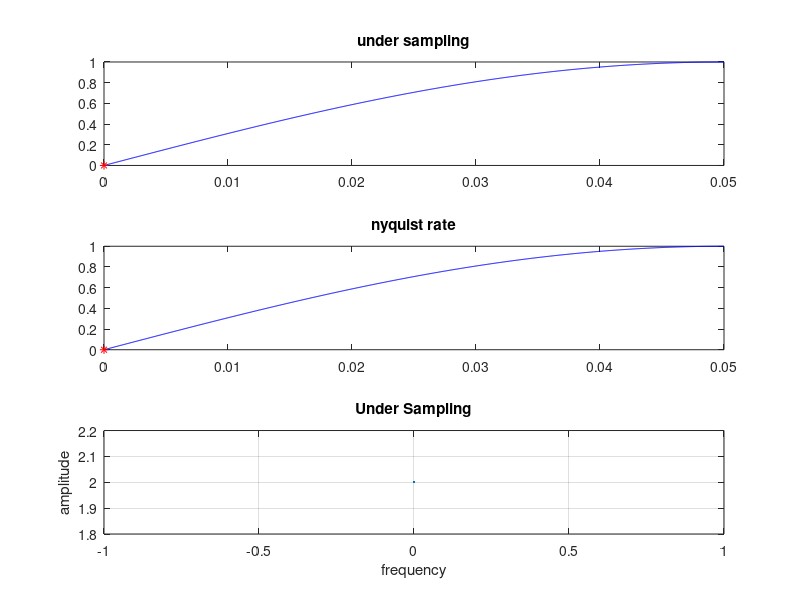
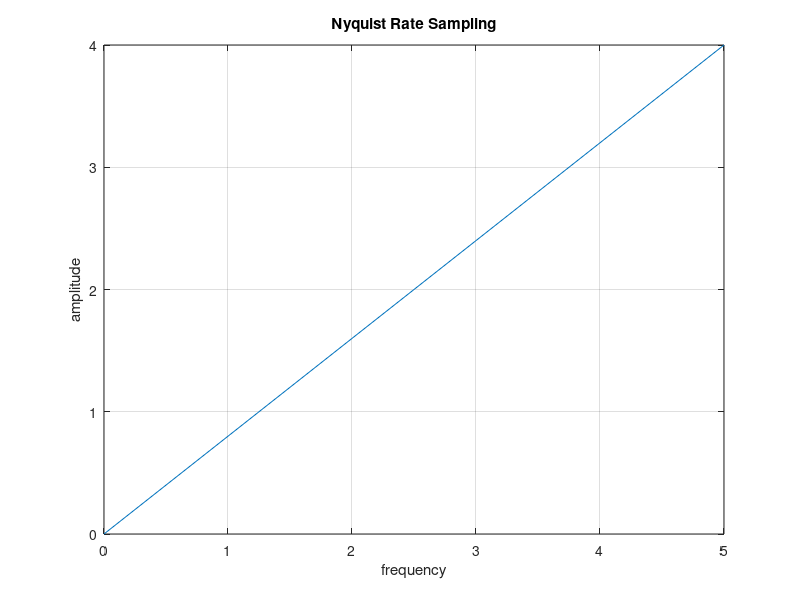
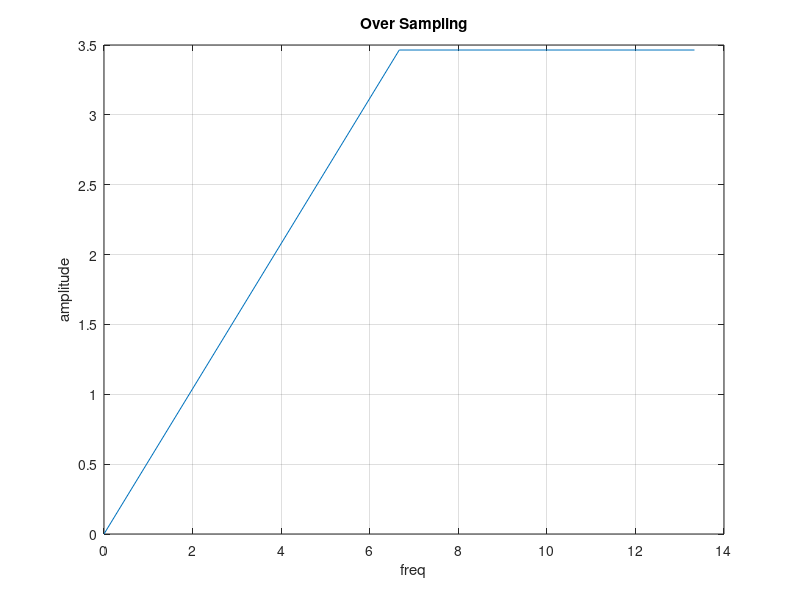

Source code (MATLAB) for these figures, in order:
clc;
clear all;
close all;
tfinal=0.05;
t=0:0.00005:tfinal;
fd=input('Enter the analog frequency:'); xt=sin(2*pi*t*fd);
fs1=1.3*fd;
n1=0:1/fs1:tfinal;
xn=sin(2*pi*n1*fd);
subplot(3,1,1);
plot(t,xt,'b',n1,xn,'r*-');
title('under sampling');
fs2=2*fd;
n2=0:1/fs2:tfinal;
xn=sin(2*pi*n2*fd);
subplot(3,1,2);
plot(t,xt,'b',n2,xn,'r*-');
title('nyquist rate');
fs3=2.5*fd;
n3=0:1/fs3:tfinal;
xn=sin(2*pi*n3*fd);
subplot(3,1,3);
plot(t,xt,'b',n3,xn,'r*-');
title('over sampling');

f1 = input('Enter the first sine wave frequency = '); f2 = input('Enter the second sine wave frequency = '); fn = 2*max(f1,f2);
fs = fn/2;
t = 0:1/fs:0.1;
x = cos(2*pi*f1*t)+cos(2*pi*f2*t);
xk = fft(x);
f = (0:length(xk)-1)*fs/length(xk);
figure(1);
plot(f,abs(xk));
xlabel('frequency');
ylabel('amplitude');
title('Under Sampling');
grid;
fs = fn;
t = 0:1/fs:0.1;
x = cos(2*pi*f1*t)+cos(2*pi*f2*t);
xk = fft(x);
f = (0:length(xk)-1)*fs/length(xk);
figure(2);
plot(f,abs(xk));
xlabel('frequency');
ylabel('amplitude');
title('Nyquist Rate Sampling');
grid;
fs = 2*fn;
t = 0:1/fs:0.1;
x = cos(2*pi*f1*t)+cos(2*pi*f2*t);
xk = fft(x);
f = (0:length(xk)-1)*fs/length(xk);
figure(3);
plot(f,abs(xk));
xlabel('freq');
ylabel('amplitude');
title('Over Sampling');
grid;
